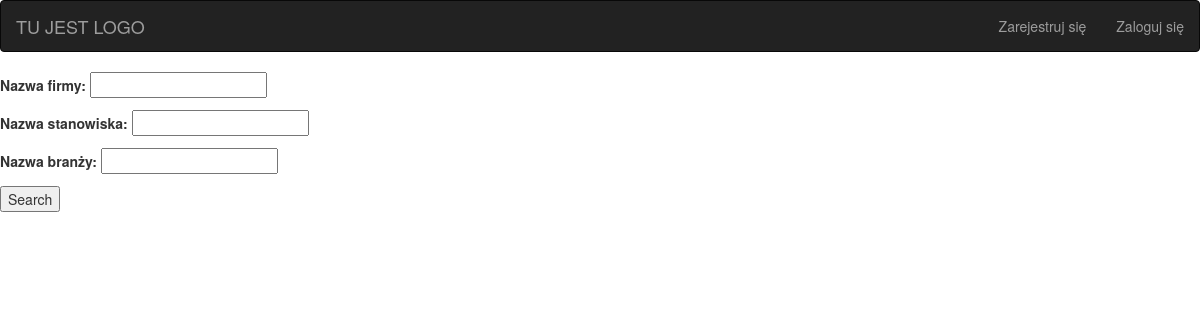
The app's page /search/, older data.
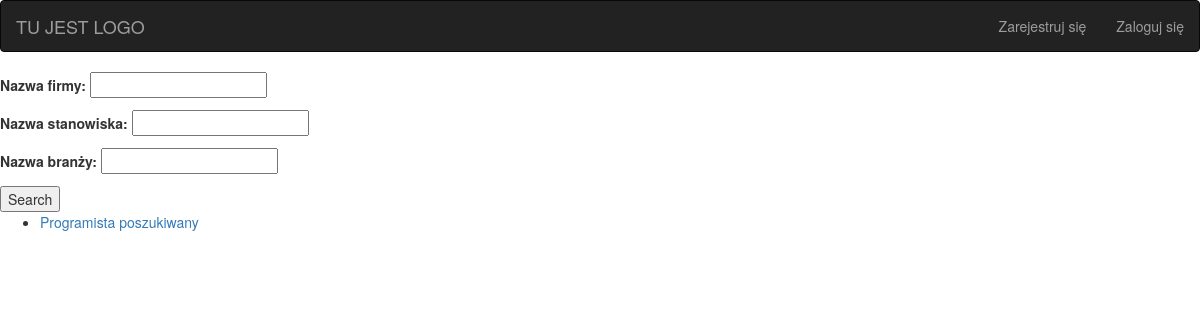
The same page, newer data.
### jobad/models.py (models this page shows, shortened)
class Advertisement(models.Model):
    employer = models.ForeignKey(Employer, on_delete=models.CASCADE)
    name = models.CharField(max_length=255)
    job_title = models.CharField(max_length=255)
    description = models.CharField(max_length=512)

### jobad/views.py (the view)
# urls.py: path('search/', views.search, name='search'),
def search(request):
    query = AdFilter(request.GET, queryset=Advertisement.objects.all())
    return render(request, 'jobad/filter.html', {'ads': query})

### templates/jobad/filter.html
{% extends 'jobad/base.html' %}
{% block filter %}
    <form method="get">
    {{ ads.form.as_p }}
    <button type="submit">Search</button>
    </form>
    <ul>
        {% for ad in ads.qs %}
         <li><a href="{% url 'jobad:viewad' ad.id %}">{{ ad.name }}</a></li>
        {% endfor %}
    </ul>
{% endblock %}

Row changes from the older to the newer data that the page shows:
added Advertisement: name "Programista poszukiwany"
